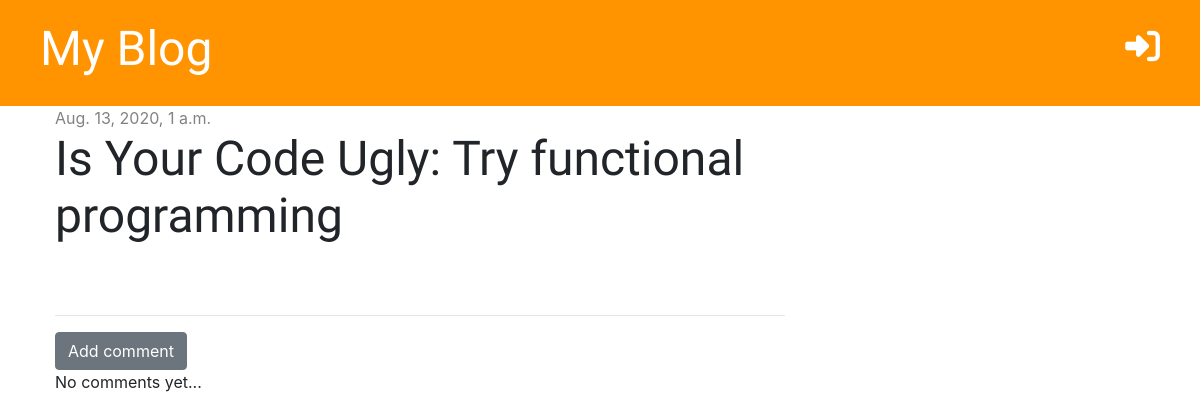
The app's page /post/2/ with its own data.
### blog/models.py (models this page shows, shortened)
class Post(models.Model):
    author = models.ForeignKey('auth.User', on_delete=models.CASCADE)
    title = models.CharField(max_length=200)
    text = models.TextField()
    created_date = models.DateTimeField(default= timezone.now)
    published_date = models.DateTimeField(blank=True, null=True)

### blog/views.py (the view)
# urls.py: path('post/<int:pk>/', views.post_detail, name='post_detail'),
def post_detail(request, pk):
    post = get_object_or_404(Post, pk=pk)
    stuff_for_frontend = {'post': post}
    return render(request, 'blog/post_detail.html', stuff_for_frontend)

### blog/templatetags/markdownify.py (called while the page is built)
@register.filter
def markdown(value):
    renderer = HighlightRenderer()
    markdown = mistune.Markdown(renderer=renderer)
    return markdown(value)

### blog/templates/blog/post_detail.html (shortened to what this page needs)
{% extends 'blog/base.html' %}
{% load markdownify %}
{% block content %}
     <div class="post">
         {% if post.published_date %}
            <div class="date">
                {{ post.published_date }}
            </div>
         {% else %}
            <a href=""></a>
         {% endif %}
        <h1>{{ post.title }}</h1>
     </div>
    <hr>
    <a href="{% url 'add_comment_to_post' pk=post.pk %}" class="btn btn-secondary">Add comment</a>
    {% for comment in post.comments.all %}
        {% if user.is_authenticated or comment.approved %}
            <div class="comment">
                <div class="date">
                    {{ comment.created_date }}
                </div>
                {% if not comment.approved and user.is_superuser %}
                    <a href="{% url 'comment_approve' pk=comment.pk %}"><i class="fas fa-check-circle"></i></i></a>
                    <a href="{% url 'comment_remove' pk=comment.pk %}"><i class="fas fa-ban"></i></a>
                {% endif %}
                <strong>{{ comment.author }}</strong>
                <p>{{ comment.text | markdown | safe | linebreaksbr }}</p>
            </div>
        {% endif %}
    {% empty %}
        <p>No comments yet...</p>
    {% endfor %}
{% endblock %}

### blog/static/css/blog.css (style rules this page uses)
.date { color: #828282; }
.post { margin-bottom: 70px; }
h1, h2, h3, h4 { font-family: 'Tangerine', 'Inconsolata', 'Droid Sans', serif; font-size: 48px; }

### records on screen
Post: published_date "Aug. 13, 2020, 1 a.m.", title "Is Your Code Ugly: Try functional programming"
